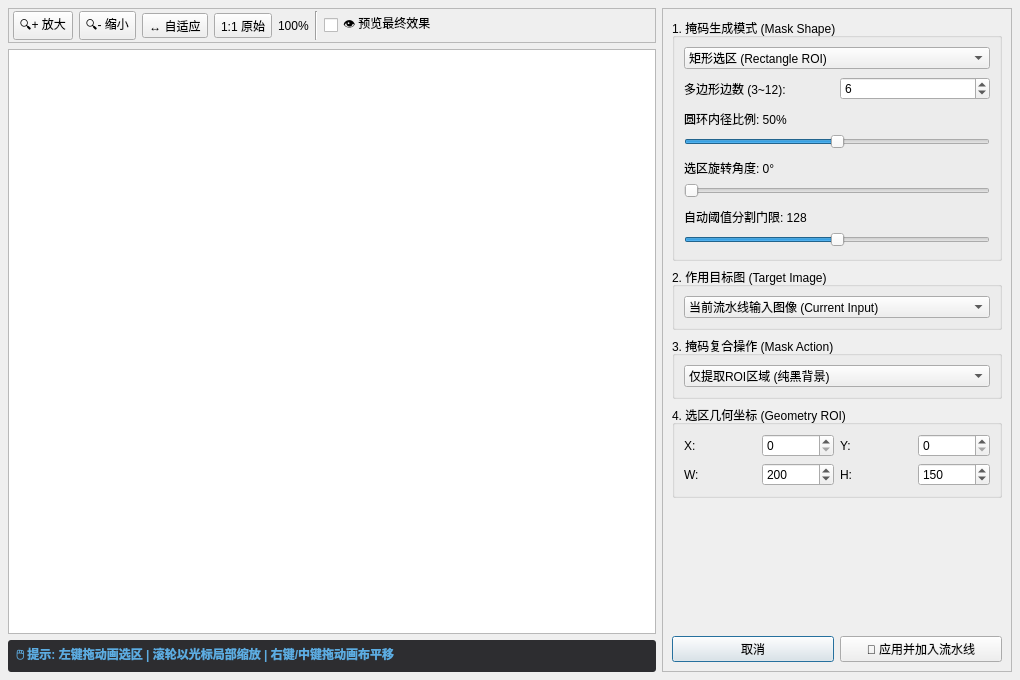
<?xml version="1.0" encoding="UTF-8"?>
<ui version="4.0">
 <class>MaskEditorDialog</class>
 <widget class="QDialog" name="MaskEditorDialog">
  <property name="geometry">
   <rect>
    <x>0</x>
    <y>0</y>
    <width>1020</width>
    <height>680</height>
   </rect>
  </property>
  <property name="windowTitle">
   <string>🎭 交互式掩码创建与局部ROI编辑器 (Interactive Mask Workbench)</string>
  </property>
  <layout class="QHBoxLayout" name="mainLayout">
   <property name="leftMargin">
    <number>8</number>
   </property>
   <property name="topMargin">
    <number>8</number>
   </property>
   <property name="rightMargin">
    <number>8</number>
   </property>
   <property name="bottomMargin">
    <number>8</number>
   </property>
   <item>
    <layout class="QVBoxLayout" name="viewLayout">
     <item>
      <widget class="QFrame" name="toolbarFrame">
       <property name="frameShape">
        <enum>QFrame::StyledPanel</enum>
       </property>
       <layout class="QHBoxLayout" name="toolHorizontalLayout">
        <property name="leftMargin">
         <number>4</number>
        </property>
        <property name="topMargin">
         <number>2</number>
        </property>
        <property name="rightMargin">
         <number>4</number>
        </property>
        <property name="bottomMargin">
         <number>2</number>
        </property>
        <item>
         <widget class="QToolButton" name="btnZoomIn">
          <property name="toolTip">
           <string>放大视口图像</string>
          </property>
          <property name="text">
           <string>🔍+ 放大</string>
          </property>
         </widget>
        </item>
        <item>
         <widget class="QToolButton" name="btnZoomOut">
          <property name="toolTip">
           <string>缩小视口图像</string>
          </property>
          <property name="text">
           <string>🔍- 缩小</string>
          </property>
         </widget>
        </item>
        <item>
         <widget class="QToolButton" name="btnZoomFit">
          <property name="toolTip">
           <string>自适应居中充满视口</string>
          </property>
          <property name="text">
           <string>↔ 自适应</string>
          </property>
         </widget>
        </item>
        <item>
         <widget class="QToolButton" name="btnZoomOriginal">
          <property name="toolTip">
           <string>1:1 原始像素大小</string>
          </property>
          <property name="text">
           <string>1:1 原始</string>
          </property>
         </widget>
        </item>
        <item>
         <widget class="QLabel" name="lblZoomPercent">
          <property name="text">
           <string>100%</string>
          </property>
         </widget>
        </item>
        <item>
         <widget class="Line" name="lineSepView">
          <property name="orientation">
           <enum>Qt::Vertical</enum>
          </property>
         </widget>
        </item>
        <item>
         <widget class="QCheckBox" name="chkPreviewResult">
          <property name="toolTip">
           <string>勾选时预览最终复合操作效果(如抠图/模糊/锐化)；取消勾选时显示高亮定位模式(保留完整底图细节)</string>
          </property>
          <property name="text">
           <string>👁️ 预览最终效果</string>
          </property>
          <property name="checked">
           <bool>false</bool>
          </property>
         </widget>
        </item>
        <item>
         <spacer name="spacerTool">
          <property name="orientation">
           <enum>Qt::Horizontal</enum>
          </property>
          <property name="sizeHint" stdset="0">
           <size>
            <width>40</width>
            <height>20</height>
           </size>
          </property>
         </spacer>
        </item>
       </layout>
      </widget>
     </item>
     <item>
      <widget class="QGraphicsView" name="graphicsView">
       <property name="dragMode">
        <enum>QGraphicsView::NoDrag</enum>
       </property>
      </widget>
     </item>
     <item>
      <widget class="QLabel" name="lblInstructions">
       <property name="styleSheet">
        <string notr="true">background-color: #2d2d30; color: #5dade2; padding: 5px; font-weight: bold; border-radius: 3px;</string>
       </property>
       <property name="text">
        <string>🖱️ 提示: 左键拖动画选区 | 滚轮以光标局部缩放 | 右键/中键拖动画布平移</string>
       </property>
      </widget>
     </item>
    </layout>
   </item>
   <item>
    <widget class="QFrame" name="sidePanel">
     <property name="minimumSize">
      <size>
       <width>330</width>
       <height>0</height>
      </size>
     </property>
     <property name="maximumSize">
      <size>
       <width>350</width>
       <height>16777215</height>
      </size>
     </property>
     <property name="frameShape">
      <enum>QFrame::StyledPanel</enum>
     </property>
     <layout class="QVBoxLayout" name="sideLayout">
      <item>
       <widget class="QGroupBox" name="grpShape">
        <property name="title">
         <string>1. 掩码生成模式 (Mask Shape)</string>
        </property>
        <layout class="QVBoxLayout" name="shapeLayout">
         <item>
          <widget class="QComboBox" name="comboShape">
           <item>
            <property name="text">
             <string>矩形选区 (Rectangle ROI)</string>
            </property>
           </item>
           <item>
            <property name="text">
             <string>圆形/椭圆选区 (Circle ROI)</string>
            </property>
           </item>
           <item>
            <property name="text">
             <string>圆环/椭圆环选区 (Ring/Annulus ROI)</string>
            </property>
           </item>
           <item>
            <property name="text">
             <string>正多边形选区 (Regular Polygon ROI)</string>
            </property>
           </item>
           <item>
            <property name="text">
             <string>旋转矩形选区 (Rotated Rectangle ROI)</string>
            </property>
           </item>
           <item>
            <property name="text">
             <string>原图亮度阈值自动掩码 (Threshold Auto)</string>
            </property>
           </item>
          </widget>
         </item>
         <item>
          <widget class="QWidget" name="containerPolySides" native="true">
           <layout class="QHBoxLayout" name="layoutPolySides">
            <property name="leftMargin"><number>0</number></property>
            <property name="topMargin"><number>2</number></property>
            <property name="rightMargin"><number>0</number></property>
            <property name="bottomMargin"><number>2</number></property>
            <item>
             <widget class="QLabel" name="lblPolySides">
              <property name="text">
               <string>多边形边数 (3~12):</string>
              </property>
             </widget>
            </item>
            <item>
             <widget class="QSpinBox" name="spinPolySides">
              <property name="minimum"><number>3</number></property>
              <property name="maximum"><number>12</number></property>
              <property name="value"><number>6</number></property>
             </widget>
            </item>
           </layout>
          </widget>
         </item>
         <item>
          <widget class="QWidget" name="containerInnerRatio" native="true">
           <layout class="QVBoxLayout" name="layoutInnerRatio">
            <property name="leftMargin"><number>0</number></property>
            <property name="topMargin"><number>2</number></property>
            <property name="rightMargin"><number>0</number></property>
            <property name="bottomMargin"><number>2</number></property>
            <item>
             <widget class="QLabel" name="lblInnerRatio">
              <property name="text">
               <string>圆环内径比例: 50%</string>
              </property>
             </widget>
            </item>
            <item>
             <widget class="QSlider" name="sliderInnerRatio">
              <property name="minimum"><number>10</number></property>
              <property name="maximum"><number>90</number></property>
              <property name="value"><number>50</number></property>
              <property name="orientation">
               <enum>Qt::Horizontal</enum>
              </property>
             </widget>
            </item>
           </layout>
          </widget>
         </item>
         <item>
          <widget class="QWidget" name="containerAngle" native="true">
           <layout class="QVBoxLayout" name="layoutAngle">
            <property name="leftMargin"><number>0</number></property>
            <property name="topMargin"><number>2</number></property>
            <property name="rightMargin"><number>0</number></property>
            <property name="bottomMargin"><number>2</number></property>
            <item>
             <widget class="QLabel" name="lblAngle">
              <property name="text">
               <string>选区旋转角度: 0°</string>
              </property>
             </widget>
            </item>
            <item>
             <widget class="QSlider" name="sliderAngle">
              <property name="minimum"><number>0</number></property>
              <property name="maximum"><number>360</number></property>
              <property name="value"><number>0</number></property>
              <property name="orientation">
               <enum>Qt::Horizontal</enum>
              </property>
             </widget>
            </item>
           </layout>
          </widget>
         </item>
         <item>
          <widget class="QWidget" name="containerThresh" native="true">
           <layout class="QVBoxLayout" name="layoutThresh">
            <property name="leftMargin"><number>0</number></property>
            <property name="topMargin"><number>2</number></property>
            <property name="rightMargin"><number>0</number></property>
            <property name="bottomMargin"><number>2</number></property>
            <item>
             <widget class="QLabel" name="lblThresh">
              <property name="text">
               <string>自动阈值分割门限: 128</string>
              </property>
             </widget>
            </item>
            <item>
             <widget class="QSlider" name="sliderThresh">
              <property name="maximum"><number>254</number></property>
              <property name="minimum"><number>1</number></property>
              <property name="value"><number>128</number></property>
              <property name="orientation">
               <enum>Qt::Horizontal</enum>
              </property>
             </widget>
            </item>
           </layout>
          </widget>
         </item>
        </layout>
       </widget>
      </item>
      <item>
       <widget class="QGroupBox" name="grpTarget">
        <property name="title">
         <string>2. 作用目标图 (Target Image)</string>
        </property>
        <layout class="QVBoxLayout" name="targetLayout">
         <item>
          <widget class="QComboBox" name="comboTarget">
           <item>
            <property name="text">
             <string>当前流水线输入图像 (Current Input)</string>
            </property>
           </item>
           <item>
            <property name="text">
             <string>原始基准输入图像 (Original Source)</string>
            </property>
           </item>
          </widget>
         </item>
        </layout>
       </widget>
      </item>
      <item>
       <widget class="QGroupBox" name="grpAction">
        <property name="title">
         <string>3. 掩码复合操作 (Mask Action)</string>
        </property>
        <layout class="QVBoxLayout" name="actionLayout">
         <item>
          <widget class="QComboBox" name="comboAction">
           <item>
            <property name="text">
             <string>仅提取ROI区域 (纯黑背景)</string>
            </property>
           </item>
           <item>
            <property name="text">
             <string>仅提取ROI区域 (纯白背景)</string>
            </property>
           </item>
           <item>
            <property name="text">
             <string>反转剔除ROI区域 (挖空目标)</string>
            </property>
           </item>
           <item>
            <property name="text">
             <string>掩码内局部高斯滤波 (Local Blur)</string>
            </property>
           </item>
           <item>
            <property name="text">
             <string>掩码内局部USM锐化 (Local Sharpen)</string>
            </property>
           </item>
           <item>
            <property name="text">
             <string>掩码内局部对比度增强 (Local Contrast)</string>
            </property>
           </item>
           <item>
            <property name="text">
             <string>半透明红色高亮标注 (Highlight Mask)</string>
            </property>
           </item>
           <item>
            <property name="text">
             <string>仅输出单通道二值掩码 (Binary Mask)</string>
            </property>
           </item>
          </widget>
         </item>
        </layout>
       </widget>
      </item>
      <item>
       <widget class="QGroupBox" name="grpCoords">
        <property name="title">
         <string>4. 选区几何坐标 (Geometry ROI)</string>
        </property>
        <layout class="QGridLayout" name="coordsLayout">
         <item row="0" column="0">
          <widget class="QLabel" name="lblX"><property name="text"><string>X:</string></property></widget>
         </item>
         <item row="0" column="1">
          <widget class="QSpinBox" name="spinX"><property name="maximum"><number>5000</number></property></widget>
         </item>
         <item row="0" column="2">
          <widget class="QLabel" name="lblY"><property name="text"><string>Y:</string></property></widget>
         </item>
         <item row="0" column="3">
          <widget class="QSpinBox" name="spinY"><property name="maximum"><number>5000</number></property></widget>
         </item>
         <item row="1" column="0">
          <widget class="QLabel" name="lblW"><property name="text"><string>W:</string></property></widget>
         </item>
         <item row="1" column="1">
          <widget class="QSpinBox" name="spinW"><property name="maximum"><number>5000</number></property><property name="value"><number>200</number></property></widget>
         </item>
         <item row="1" column="2">
          <widget class="QLabel" name="lblH"><property name="text"><string>H:</string></property></widget>
         </item>
         <item row="1" column="3">
          <widget class="QSpinBox" name="spinH"><property name="maximum"><number>5000</number></property><property name="value"><number>150</number></property></widget>
         </item>
        </layout>
       </widget>
      </item>
      <item>
       <spacer name="vSpacer">
        <property name="orientation">
         <enum>Qt::Vertical</enum>
        </property>
        <property name="sizeHint" stdset="0">
         <size>
          <width>20</width>
          <height>40</height>
         </size>
        </property>
       </spacer>
      </item>
      <item>
       <layout class="QHBoxLayout" name="btnLayout">
        <item>
         <widget class="QPushButton" name="btnCancel">
          <property name="text">
           <string>取消</string>
          </property>
         </widget>
        </item>
        <item>
         <widget class="QPushButton" name="btnApply">
          <property name="text">
           <string>💾 应用并加入流水线</string>
          </property>
         </widget>
        </item>
       </layout>
      </item>
     </layout>
    </widget>
   </item>
  </layout>
 </widget>
 <resources/>
 <connections/>
</ui>
